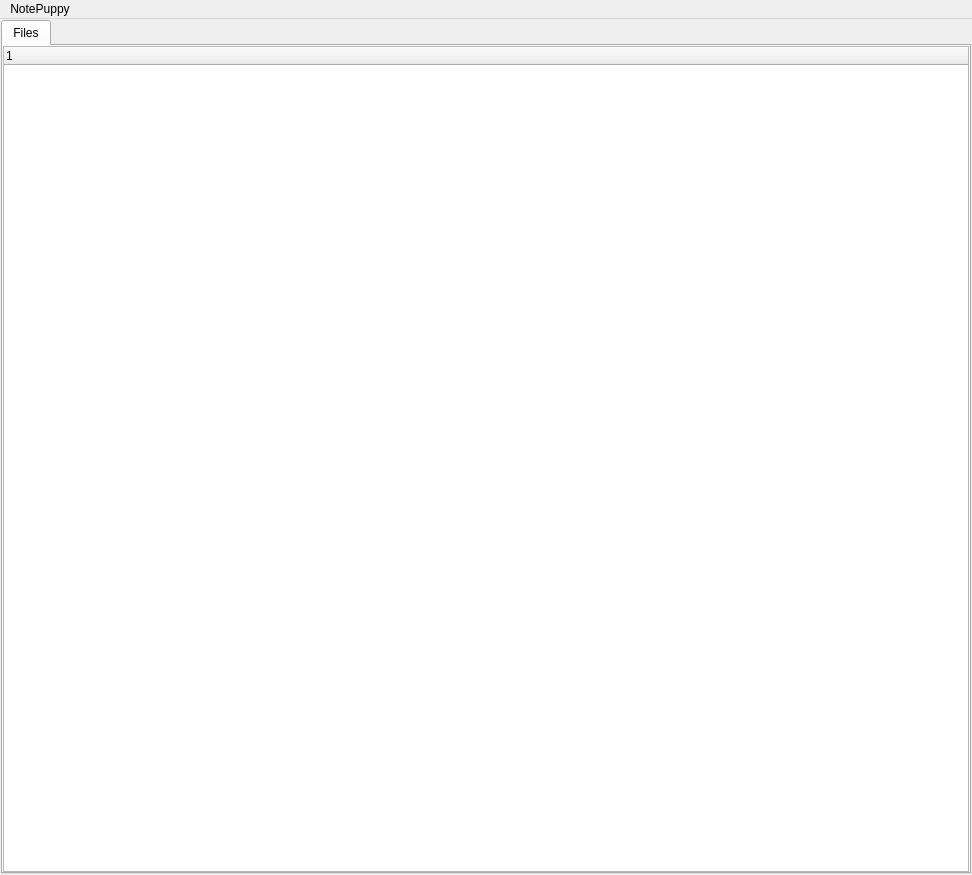
<?xml version="1.0" encoding="UTF-8"?>
<ui version="4.0">
 <class>OneSmallWindow</class>
 <widget class="QMainWindow" name="OneSmallWindow">
  <property name="geometry">
   <rect>
    <x>0</x>
    <y>0</y>
    <width>972</width>
    <height>875</height>
   </rect>
  </property>
  <property name="windowTitle">
   <string>NotePuppeh</string>
  </property>
  <widget class="QWidget" name="centralwidget">
   <layout class="QVBoxLayout" name="verticalLayout">
    <property name="margin">
     <number>1</number>
    </property>
    <item>
     <widget class="QTabWidget" name="tabWidget">
      <property name="currentIndex">
       <number>0</number>
      </property>
      <widget class="QWidget" name="tab">
       <attribute name="title">
        <string>Files</string>
       </attribute>
       <layout class="QGridLayout" name="gridLayout_2">
        <property name="margin">
         <number>0</number>
        </property>
        <property name="spacing">
         <number>0</number>
        </property>
        <item row="0" column="0">
         <widget class="QTreeWidget" name="treeWidget">
          <column>
           <property name="text">
            <string notr="true">1</string>
           </property>
          </column>
         </widget>
        </item>
       </layout>
      </widget>
     </widget>
    </item>
   </layout>
  </widget>
  <widget class="QMenuBar" name="menuBar">
   <property name="geometry">
    <rect>
     <x>0</x>
     <y>0</y>
     <width>972</width>
     <height>22</height>
    </rect>
   </property>
   <widget class="QMenu" name="menuOptions">
    <property name="title">
     <string>NotePuppy</string>
    </property>
    <addaction name="actionForward"/>
    <addaction name="actionBackwars"/>
    <addaction name="actionUndo"/>
    <addaction name="actionRedo"/>
    <addaction name="actionDeselect"/>
    <addaction name="actionQuit"/>
   </widget>
   <addaction name="menuOptions"/>
  </widget>
  <action name="actionForward">
   <property name="text">
    <string>Forwards</string>
   </property>
  </action>
  <action name="actionBackwars">
   <property name="text">
    <string>Backward</string>
   </property>
  </action>
  <action name="actionUndo">
   <property name="text">
    <string>Undo</string>
   </property>
  </action>
  <action name="actionRedo">
   <property name="text">
    <string>Redo</string>
   </property>
  </action>
  <action name="actionDeselect">
   <property name="text">
    <string>Deselect</string>
   </property>
  </action>
  <action name="actionQuit">
   <property name="text">
    <string>Quit</string>
   </property>
  </action>
 </widget>
 <resources/>
 <connections>
  <connection>
   <sender>actionBackwars</sender>
   <signal>triggered()</signal>
   <receiver>OneSmallWindow</receiver>
   <slot>minusButtonPressed()</slot>
   <hints>
    <hint type="sourcelabel">
     <x>-1</x>
     <y>-1</y>
    </hint>
    <hint type="destinationlabel">
     <x>485</x>
     <y>437</y>
    </hint>
   </hints>
  </connection>
  <connection>
   <sender>actionDeselect</sender>
   <signal>triggered()</signal>
   <receiver>OneSmallWindow</receiver>
   <slot>clearSelection()</slot>
   <hints>
    <hint type="sourcelabel">
     <x>-1</x>
     <y>-1</y>
    </hint>
    <hint type="destinationlabel">
     <x>485</x>
     <y>437</y>
    </hint>
   </hints>
  </connection>
  <connection>
   <sender>actionForward</sender>
   <signal>triggered()</signal>
   <receiver>OneSmallWindow</receiver>
   <slot>plusButtonPressed()</slot>
   <hints>
    <hint type="sourcelabel">
     <x>-1</x>
     <y>-1</y>
    </hint>
    <hint type="destinationlabel">
     <x>485</x>
     <y>437</y>
    </hint>
   </hints>
  </connection>
  <connection>
   <sender>actionQuit</sender>
   <signal>triggered()</signal>
   <receiver>OneSmallWindow</receiver>
   <slot>closeButtonPressed()</slot>
   <hints>
    <hint type="sourcelabel">
     <x>-1</x>
     <y>-1</y>
    </hint>
    <hint type="destinationlabel">
     <x>485</x>
     <y>437</y>
    </hint>
   </hints>
  </connection>
  <connection>
   <sender>actionRedo</sender>
   <signal>triggered()</signal>
   <receiver>OneSmallWindow</receiver>
   <slot>redoButtonPressed()</slot>
   <hints>
    <hint type="sourcelabel">
     <x>-1</x>
     <y>-1</y>
    </hint>
    <hint type="destinationlabel">
     <x>485</x>
     <y>437</y>
    </hint>
   </hints>
  </connection>
  <connection>
   <sender>actionUndo</sender>
   <signal>triggered()</signal>
   <receiver>OneSmallWindow</receiver>
   <slot>undoButtonPressed()</slot>
   <hints>
    <hint type="sourcelabel">
     <x>-1</x>
     <y>-1</y>
    </hint>
    <hint type="destinationlabel">
     <x>485</x>
     <y>437</y>
    </hint>
   </hints>
  </connection>
 </connections>
 <slots>
  <slot>plusButtonPressed()</slot>
  <slot>minusButtonPressed()</slot>
  <slot>undoButtonPressed()</slot>
  <slot>clearSelection()</slot>
  <slot>redoButtonPressed()</slot>
  <slot>closeButtonPressed()</slot>
 </slots>
</ui>
